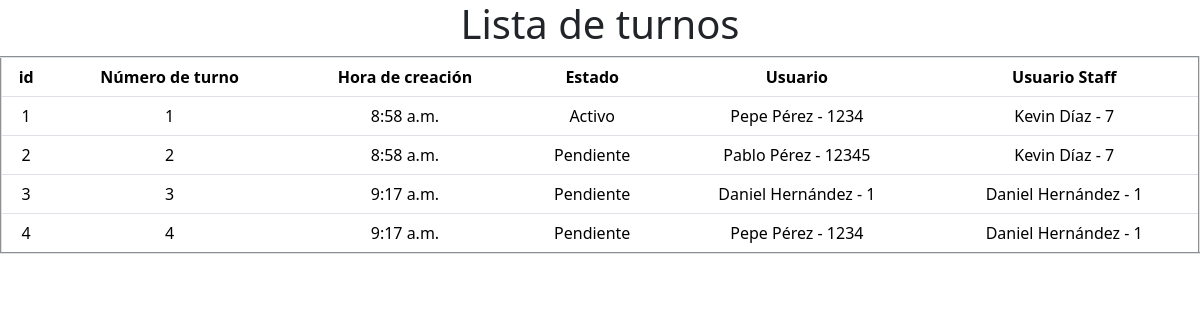
The page /turnos/ on the database its author committed.
### apps/turno/models.py (models this page shows, shortened)
class Turno(models.Model):
    id = models.AutoField(primary_key=True)
    numero_turno = models.IntegerField(unique=True)
    hora_creacion = models.TimeField(auto_now_add=True, auto_now=False)
    estado = models.ForeignKey(EstadoTurno, on_delete=models.CASCADE, null=False, blank=True)
    usuario = models.ForeignKey(User, on_delete=models.CASCADE, related_name='usuario', null=False)
    usuario_staff = models.ForeignKey(User, on_delete=models.CASCADE, related_name='usuario_staff', null=False, blank=True)
    class Meta:
        verbose_name = 'turno'
        verbose_name_plural = 'turnos'

class EstadoTurno(models.Model):
    nombre = models.CharField(max_length=20, blank=False, null=False, unique=True)
    def __str__(self):
        return self.nombre
    class Meta:
        verbose_name = 'estado_turno'
        verbose_name_plural = 'estados_turno'

### apps/usuario/models.py (models this page shows)
class User(AbstractUser):
    identificacion = models.IntegerField('Número de identificación', primary_key=True)
    nombres = models.CharField('Nombres', max_length=50, blank=True, null=True)
    apellidos = models.CharField('Apellidos', max_length=50, blank=True, null=True)
    celular = models.CharField('Número de celular', max_length=15, blank=True, null=True)
    foto = models.ImageField('Foto', upload_to='fotos', blank=True, null=True)
    REQUIRED_FIELDS = ['nombres', 'apellidos']
    class Meta:
        verbose_name = 'usuario'
        verbose_name_plural = verbose_name
    def __str__(self):
        return f'{self.nombres} {self.apellidos} - {self.identificacion}'

### apps/turno/views.py (the view)
# urls.py: path('turnos/', TurnoList.as_view(), name='turnos'),
class TurnoList(ListView):
    model = Turno
    template_name='turnos.html'

### templates/turnos.html (shortened to what this page needs)
{% load bootstrap5 %}
{% bootstrap_css %}
<!DOCTYPE html>
<html lang="en">
<head>
</head>
<body>
    {% block body %}
    <h1 class="text-center">
    </h1>
    <table border="2" class="table">
        <thead class="text-center">
            <tr class="text-center">
                <th>id</th>
                <th>Número de turno</th>
                <th>Hora de creación</th>
                <th>Estado</th>
                <th>Usuario</th>
                <th>Usuario Staff</th>
            </tr>
        </thead>
        <tbody class="text-center">
            {% for turno in object_list %}
            <tr>
                <td>{{ turno.id }}</td>
                <td>{{ turno.numero_turno }}</td>
                <td>{{ turno.hora_creacion }}</td>
                <td>{{ turno.estado }}</td>
                <td>{{ turno.usuario }}</td>
                <td>{{ turno.usuario_staff }}</td>
            </tr>
            {% endfor %}
        </tbody>
    </table>
    {% endblock body %}
</body>
</html>

### rows shown on the page
Turno: id "1", numero_turno "1", hora_creacion "8:58 a.m.", estado "Activo", usuario "Pepe Pérez - 1234", usuario_staff "Kevin Díaz - 7"
Turno: id "2", numero_turno "2", hora_creacion "8:58 a.m.", estado "Pendiente", usuario "Pablo Pérez - 12345", usuario_staff "Kevin Díaz - 7"
Turno: id "3", numero_turno "3", hora_creacion "9:17 a.m.", estado "Pendiente", usuario "Daniel Hernández - 1", usuario_staff "Daniel Hernández - 1"
Turno: id "4", numero_turno "4", hora_creacion "9:17 a.m.", estado "Pendiente", usuario "Pepe Pérez - 1234", usuario_staff "Daniel Hernández - 1"
